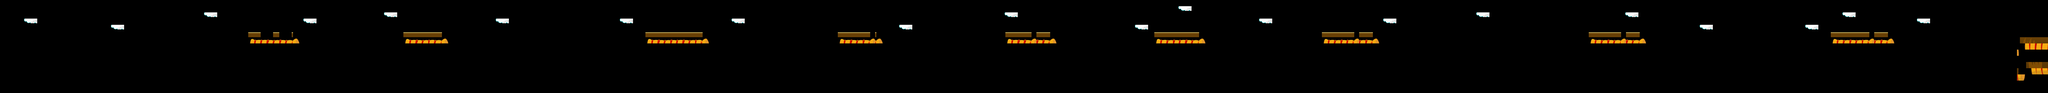

Below is a game level as drawn by its tile map, then a one-line description and the .tmx that defines it (tile-layer data replaced by summaries):
An orthogonal 330x15 tile map with 32x32 px tiles, 2 tile layers (sky, ground) and 101 objects (15x t5, 12x fence, 10x ground, 10x t1, 9x correct, ...).

<map version="1.0" orientation="orthogonal" renderorder="right-down" width="330" height="15" tilewidth="32" tileheight="32">
 <tileset firstgid="1" name="farmer_tileset" tilewidth="32" tileheight="32">
  <image source="gfx/farmer_tileset.png" width="192" height="1032" />
 </tileset>
 <layer name="sky" width="330" height="15">
  <data>[4950 cells, 4950 non-empty, 1 distinct tile ids]</data>
 </layer>
 <layer name="ground" width="330" height="15">
  <data>[4950 cells, 4950 non-empty, 104 distinct tile ids]</data>
 </layer>
 <objectgroup name="Object Layer 2" width="0" height="0">
  <object name="ground" x="0" y="406" width="31999" height="73" />
  <object name="fence" x="899" y="332" width="22" height="70" />
  <object name="fence" x="1733" y="337" width="23" height="65" />
  <object name="fence" x="4098" y="342" width="25" height="60" />
  <object name="fence" x="7840" y="343" width="29" height="60" />
  <object name="fence" x="8993" y="340" width="27" height="64" />
  <object name="fence" x="10111" y="344" width="31" height="59" />
  <object name="ground" x="1314" y="208" width="205" height="30" />
  <object name="ground" x="2116" y="208" width="185" height="29" />
  <object name="ground" x="3362" y="210" width="277" height="30" />
  <object name="ground" x="5219" y="212" width="220" height="30" />
  <object name="t5" x="1357" y="160" width="22" height="24" />
  <object name="t5" x="1414" y="161" width="23" height="23" />
  <object name="t5" x="1471" y="159" width="24" height="25" />
  <object name="t10" x="1330" y="352" width="21" height="23" />
  <object name="t1" x="1387" y="352" width="26" height="24" />
  <object name="t1" x="1444" y="352" width="25" height="22" />
  <object name="t1" x="1487" y="351" width="25" height="22" />
  <object name="t8" x="2143" y="353" width="23" height="22" />
  <object name="t4" x="2201" y="353" width="25" height="23" />
  <object name="t6" x="2151" y="159" width="26" height="24" />
  <object name="t2" x="2209" y="161" width="28" height="23" />
  <object name="t1" x="2264" y="160" width="28" height="23" />
  <object name="fence" x="2466" y="338" width="25" height="66" />
  <object name="t10" x="3423" y="169" width="25" height="21" />
  <object name="t5" x="3480" y="171" width="27" height="20" />
  <object name="t5" x="3558" y="169" width="26" height="22" />
  <object name="t5" x="3414" y="358" width="27" height="26" />
  <object name="t5" x="3470" y="359" width="25" height="24" />
  <object name="t5" x="3534" y="358" width="25" height="25" />
  <object name="t2" x="3585" y="359" width="23" height="24" />
  <object name="t1" x="3366" y="356" width="29" height="26" />
  <object name="ground" x="4364" y="209" width="167" height="31" />
  <object name="t10" x="4402" y="157" width="27" height="25" />
  <object name="t4" x="4461" y="158" width="28" height="23" />
  <object name="t5" x="4385" y="341" width="25" height="25" />
  <object name="t5" x="4435" y="340" width="25" height="25" />
  <object name="t5" x="4485" y="341" width="26" height="24" />
  <object name="t1" x="5265" y="159" width="26" height="24" />
  <object name="t1" x="5219" y="157" width="28" height="27" />
  <object name="t1" x="5318" y="159" width="26" height="24" />
  <object name="t2" x="5375" y="158" width="30" height="29" />
  <object name="t3" x="5264" y="352" width="28" height="25" />
  <object name="t3" x="5321" y="352" width="27" height="25" />
  <object name="correct" x="1355" y="188" width="140" height="10" />
  <object name="correct" x="2142" y="379" width="83" height="10" />
  <object name="correct" x="3423" y="193" width="160" height="8" />
  <object name="correct" x="4385" y="373" width="126" height="8" />
  <object name="correct" x="5264" y="381" width="84" height="10" />
  <object name="ground" x="5995" y="215" width="217" height="27" />
  <object name="correct" x="6011" y="378" width="154" height="7" />
  <object name="t6" x="6019" y="349" width="29" height="23" />
  <object name="t8" x="6071" y="351" width="28" height="21" />
  <object name="t2" x="6127" y="351" width="28" height="21" />
  <object name="t4" x="6015" y="176" width="29" height="23" />
  <object name="t4" x="6060" y="177" width="30" height="22" />
  <object name="t2" x="6108" y="177" width="27" height="22" />
  <object name="t4" x="6150" y="176" width="31" height="25" />
  <object name="ground" x="6853" y="212" width="237" height="24" />
  <object name="correct" x="6894" y="372" width="162" height="12" />
  <object name="t2" x="6908" y="340" width="27" height="27" />
  <object name="t8" x="6950" y="341" width="27" height="27" />
  <object name="t8" x="6994" y="343" width="25" height="26" />
  <object name="t6" x="7036" y="344" width="21" height="23" />
  <object name="t5" x="6874" y="173" width="24" height="24" />
  <object name="t5" x="6909" y="174" width="27" height="23" />
  <object name="t5" x="6951" y="174" width="26" height="24" />
  <object name="t4" x="6993" y="173" width="26" height="26" />
  <object name="t1" x="7032" y="171" width="29" height="28" />
  <object name="ground" x="8224" y="214" width="255" height="29" />
  <object name="correct" x="8276" y="190" width="166" height="13" />
  <object name="t6" x="8279" y="151" width="27" height="27" />
  <object name="t8" x="8318" y="150" width="30" height="30" />
  <object name="t6" x="8364" y="150" width="29" height="29" />
  <object name="t8" x="8404" y="151" width="30" height="30" />
  <object name="t6" x="8266" y="358" width="29" height="26" />
  <object name="t10" x="8316" y="357" width="30" height="26" />
  <object name="t10" x="8361" y="356" width="32" height="25" />
  <object name="t1" x="8405" y="357" width="34" height="25" />
  <object name="ground" x="9481" y="214" width="267" height="35" />
  <object name="correct" x="9534" y="372" width="178" height="17" />
  <object name="t10" x="9545" y="323" width="29" height="27" />
  <object name="t8" x="9597" y="323" width="31" height="30" />
  <object name="t8" x="9535" y="159" width="33" height="32" />
  <object name="t5" x="9589" y="160" width="34" height="31" />
  <object name="t2" x="9647" y="161" width="36" height="30" />
  <object name="fence" x="2818" y="334" width="26" height="70" />
  <object name="fence" x="4865" y="341" width="30" height="64" />
  <object name="fence" x="5698" y="341" width="21" height="62" />
  <object name="wrong" x="1329" y="381" width="183" height="11" />
  <object name="wrong" x="2149" y="186" width="143" height="13" />
  <object name="wrong" x="3368" y="386" width="240" height="8" />
  <object name="wrong" x="4400" y="187" width="92" height="14" />
  <object name="wrong" x="5219" y="189" width="186" height="17" />
  <object name="wrong" x="6014" y="200" width="168" height="8" />
  <object name="wrong" x="6872" y="198" width="190" height="11" />
  <object name="wrong" x="8264" y="387" width="175" height="12" />
  <object name="wrong" x="9537" y="197" width="146" height="9" />
  <object name="fence" x="6530" y="341" width="28" height="64" />
  <object name="fence" x="7459" y="340" width="27" height="63" />
  <object name="end" x="10485" y="82" width="9" height="323" />
 </objectgroup>
</map>